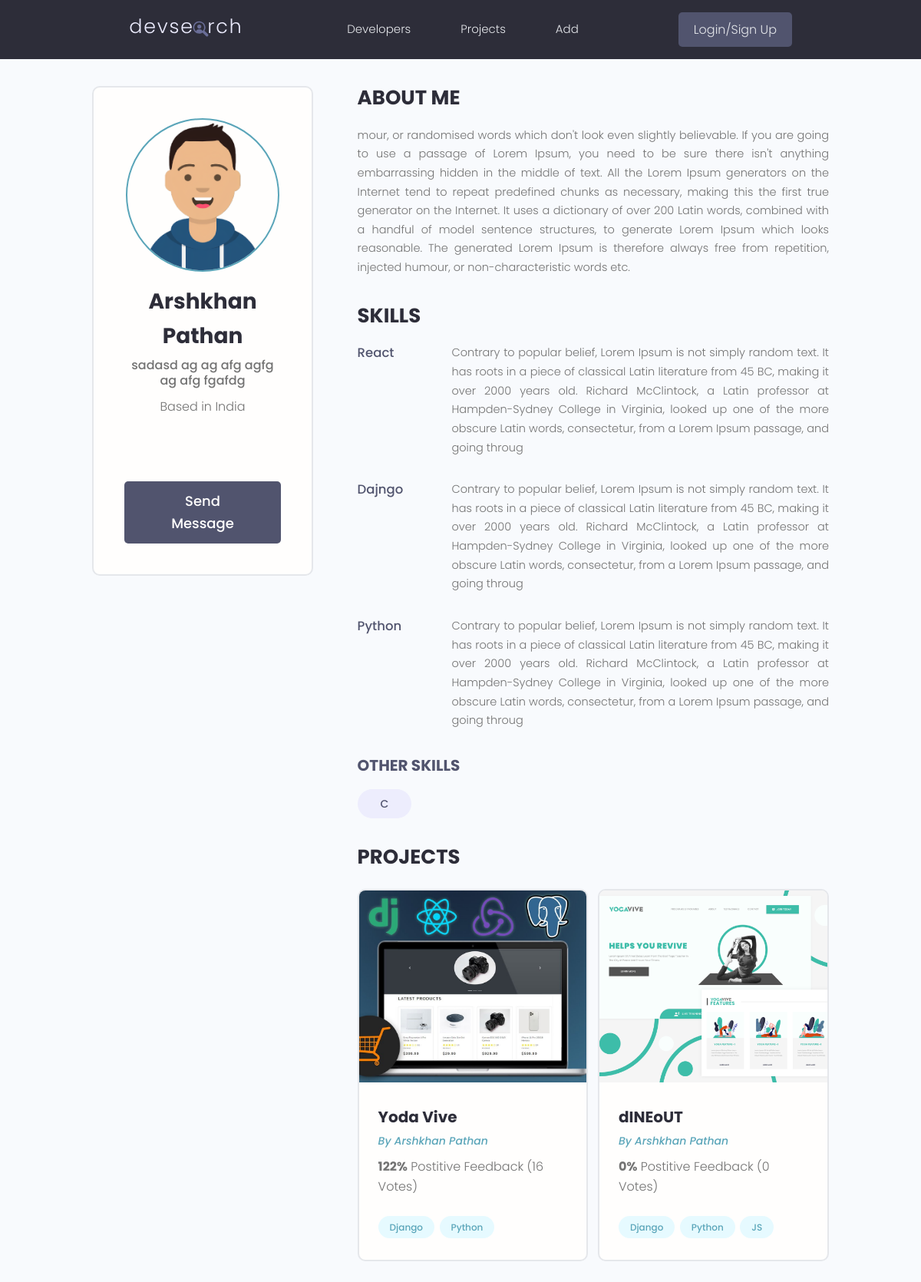
The app's page /profile/d83d06b6-b07c-4b0c-b454-da8c248f0622/ with its own data.
### users/models.py (models this page shows, shortened)
class Profile(models.Model):
    user = models.OneToOneField(
        User, on_delete=models.CASCADE, null=True, blank=True)
    name = models.CharField(max_length=200, blank=True, null=True)
    email = models.EmailField(max_length=500, blank=True, null=True)
    username = models.CharField(max_length=200, blank=True, null=True)
    location = models.CharField(max_length=200, blank=True, null=True)
    short_intro = models.CharField(max_length=200, blank=True, null=True)
    bio = models.TextField(blank=True, null=True)
    profile_image = models.ImageField(
        null=True, blank=True, upload_to='profiles/', default="profiles/user-default.png")
    social_github = models.CharField(max_length=200, blank=True, null=True)
    social_twitter = models.CharField(max_length=200, blank=True, null=True)
    social_linkedin = models.CharField(max_length=200, blank=True, null=True)
    social_youtube = models.CharField(max_length=200, blank=True, null=True)
    social_website = models.CharField(max_length=200, blank=True, null=True)
    created = models.DateTimeField(auto_now_add=True)
    id = models.UUIDField(default=uuid.uuid4, unique=True,
                          primary_key=True, editable=False)
    class Meta:
        ordering = ['created']
    @property
    def imageURL(self):
        try:
            url = self.profile_image.url
        except:
            url = ''
        return url

class Skill(models.Model):
    owner = models.ForeignKey(
        Profile, on_delete=models.CASCADE, null=True, blank=True)
    name = models.CharField(max_length=200, blank=True, null=True)
    description = models.TextField(null=True, blank=True)
    created = models.DateTimeField(auto_now_add=True)
    id = models.UUIDField(default=uuid.uuid4, unique=True,
                          primary_key=True, editable=False)
    def __str__(self):
        return str(self.name)

### projects/models.py (models this page shows, shortened)
class Project(models.Model):
    owner = models.ForeignKey(
        Profile, null=True, blank=True, on_delete=models.CASCADE)
    title=models.CharField(max_length=2000)
    description=models.TextField(null=True,blank=True)
    featured_image=models.ImageField(null=True,blank=True,default="default.jpg")
    demo_link=models.CharField(max_length=2000,null=True,blank=True)
    source_link=models.CharField(null=True,blank=True,max_length=2000)
    created=models.DateTimeField(auto_now_add=True)
    id=models.UUIDField(default=uuid.uuid4,unique=True,primary_key=True,editable=False)
    tags=models.ManyToManyField("Tag",blank=True)              #many to many fields
    vote_total=models.IntegerField(default=0,null=True,blank=True)
    vote_ratio=models.IntegerField(default=0,null=True,blank=True)

class Tag(models.Model):
    name=models.CharField(max_length=200)
    created=models.DateTimeField(auto_now_add=True)
    id=models.UUIDField(default=uuid.uuid4,unique=True,primary_key=True,editable=False)
    def __str__(self) -> str:
        return self.name

### users/views.py (the view)
# urls.py: path('profile/<str:pk>/', views.userProfile, name="user-profile"),
def userProfile(request, pk):
    profile = Profile.objects.get(id=pk)
    topSkills = profile.skill_set.exclude(description__exact="")
    otherSkills = profile.skill_set.filter(description="")
    context = {'profile': profile, 'topSkills': topSkills,
               "otherSkills": otherSkills}
    return render(request, 'users/user-profile.html', context)

### users/templates/users/user-profile.html (shortened to what this page needs)
{% extends 'main.html' %} {% block content %}
<main class="profile my-md">
  <div class="container">
    <div class="layout">
      <div class="column column--1of3">
        <div class="card text-center">
          <div class="card__body dev">
            <img class="avatar avatar--xl" src="{{ profile.imageURL }}" />
            <h2 class="dev__name">{{profile.name}}</h2>
            <p class="dev__title">{{profile.short_intro}}</p>
            <p class="dev__location">Based in {{profile.location}}</p>
            <ul class="dev__social">
            </ul>
            {% if request.user.profile.id != profile.id %}
            <a
              href="{% url 'create-message' profile.id %}"
              class="btn btn--sub btn--lg"
              >Send Message
            </a>
            {% endif %}
          </div>
        </div>
      </div>
      <div class="column column--2of3">
        <div class="devInfo">
          <h3 class="devInfo__title">About Me</h3>
          <p class="devInfo__about">{{profile.bio}}</p>
        </div>
        <div class="devInfo">
          <h3 class="devInfo__title">Skills</h3>
          <div class="devInfo__skills">
            {% for skill in topSkills %}
            <div class="devSkill">
              <h4 class="devSkill__title">{{skill.name}}</h4>
              <p class="devSkill__info">{{skill.description}}</p>
            </div>
            {% endfor %}
            <h3 class="devInfo__subtitle">Other Skills</h3>
            <div class="devInfo__otherSkills">
              {% for skill in otherSkills %}
              <span class="tag tag--pill tag--sub tag--lg">
                <small>{{skill}}</small>
              </span>
              {% endfor %}
            </div>
          </div>
        </div>
        <div class="devInfo">
          <h3 class="devInfo__title">Projects</h3>
          <div class="grid grid--two">
            {% for project in profile.project_set.all %}
            <div class="column">
              <div class="card project">
                <a href="{% url 'project' project.id %}" class="project">
                  <img
                    class="project__thumbnail"
                    src="{{ project.featured_image.url }}"
                    alt="project thumbnail"
                  />
                  <div class="card__body">
                    <h3 class="project__title">{{project.title}}</h3>
                    <p>
                      <a
                        class="project__author"
                        href="{% url 'user-profile' project.owner.id %}"
                        >By {{project.owner.name}}</a
                      >
                    </p>
                    <p class="project--rating">
                      <span style="font-weight: bold"
                        >{{project.vote_ratio}}%</span
                      >
                      Postitive Feedback ({{project.vote_total}}
                      Vote{{project.vote_total|pluralize:"s"}})
                    </p>
                    <div class="project__tags">
                      {% for tag in project.tags.all %}
                      <span class="tag tag--pill tag--main">
                        <small>{{tag}}</small>
                      </span>
                      {% endfor %}
                    </div>
                  </div>
                </a>
              </div>
            </div>
            {% endfor %}
          </div>
        </div>
      </div>
    </div>
  </div>
</main>
{% endblock content %}

### static/styles/app.css (style rules this page uses)
:root { --color-sub: #2d2d39; }
.btn--sub { background-color: var(--color-sub-light); }
.card { border: 2px solid var(--color-light); }
img { width: 100%; }
.profile .card > .dev { padding: 4rem; }
.dev__name { color: var(--color-sub); font-size: 2.8rem; font-weight: 700; margin-top: 1rem; margin-bottom: 0.5rem; }
.dev__title { font-size: 1.6rem; font-weight: 500; line-height: 1.3; }
.dev__location { margin-top: 1rem; }
.dev__social { margin: 3rem 0; list-style: none; display: flex; justify-content: center; gap: 1.5rem; }
.devInfo { margin-bottom: 3rem; }
.devInfo__title, .devInfo__subtitle { font-size: 2.6rem; color: var(--color-sub); text-transform: uppercase; font-weight: 700; margin-bottom: 1.5rem; }
.devInfo__subtitle { font-size: 2rem; color: var(--color-sub-light); }
.devInfo__about, .devSkill__info { font-size: 1.45rem; line-height: 1.7; text-align: justify; }
.devSkill { margin-bottom: 3rem; }
.devSkill__title { font-size: 1.65rem; font-weight: 500; color: var(--color-sub-light); }
@media screen and (min-width: 700px) { .devSkill { display: flex; justify-content: space-between; gap: 3rem; } }
@media screen and (min-width: 700px) { .devSkill__info { flex-basis: 80%; } }
.project__author { font-size: 1.4rem; font-style: italic; }
.project--rating { margin-bottom: 1.6em; margin-top: .5em; }
.project__thumbnail { height: 25rem; object-fit: cover; object-position: top center; }
.project__title { font-size: 2rem; font-weight: 700; color: var(--color-sub); }

### static/uikit/styles/modules/_variables.css (style rules this page uses)
:root { --color-main: #5aa5b9; --color-main-light: #e6faff; --color-sub: #3f4156; --color-sub-light: #51546e; --color-sub-lighter: #ededfd; --color-text: #737373; --color-gray: #8b8b8b; --color-light: #e5e7eb; --color-light-gray: #767676; --color-bg: #f8fafd; --color-white: #fffefd; --color-white-light: #f3f3f3; --color-success: #359e64; --color-success-bg: #def8e8; --color-error: #fc4b0b; --color-error-bg: #fff2ee; --font-base: 'Poppins', arial, helvetica, 'Segoe UI', roboto, ubuntu, sans-serif; --font-monospace: 'Fira Code', 'Courier New', courier, monospace; --font-regular: 300; --font-medium: 500; --font-bold: 700; --generic-shadow: 1px 1px 5px #00000010; --generic-transition: all 0.3s ease-in-out; }

### static/uikit/styles/modules/_base.css (style rules this page uses)
* { margin: 0; padding: 0; box-sizing: border-box; text-rendering: optimizeLegibility; color: inherit; font-size: inherit; }
html { font-size: 50%; }
@media only screen and (min-width: 480px) { html { font-size: 56.25%; } }
@media only screen and (min-width: 1200px) { html { font-size: 62.5%; } }
body { line-height: 1.6; font-weight: 400; font-size: 1.5rem; color: var(--color-text); background-color: var(--color-bg); min-height: 100vh; }

### static/uikit/styles/modules/_typography.css (style rules this page uses)
* { font-family: var(--font-base); }
h2 { font-size: 3.6rem; font-weight: var(--font-bold); }
h3 { font-size: 3.2rem; font-weight: var(--font-medium); }
h4 { font-size: 2.8rem; font-weight: var(--font-medium); }
p, span, strong { font-size: 1.6rem; color: var(--color-text); font-weight: var(--font-regular); }
a { padding-bottom: 2px; text-decoration: none; display: inline-block; color: var(--color-main); font-weight: var(--font-medium); }

### static/uikit/styles/modules/_utilities.css (style rules this page uses)
.container { width: 92%; max-width: 165rem; margin: 0 auto; box-sizing: border-box; }
@media screen and (min-width: 1000px) { .container { width: 90%; } }
@media screen and (min-width: 1200px) { .container { width: 80%; } }
.text-center { text-align: center; }
.my-md { margin: 3rem auto; }

### static/uikit/styles/modules/_avatar.css (style rules this page uses)
.avatar { border-radius: 50%; border: 2px solid var(--color-main); object-fit: cover; }
.avatar--xl { height: 20rem; width: 20rem; }

### static/uikit/styles/modules/_button.css (style rules this page uses)
.btn { display: inline-block; position: relative; cursor: pointer; background-color: var(--color-light); font-weight: var(--font-medium); color: var(--color-sub); text-decoration: none; padding: 1rem 2rem; border-radius: 0.5rem; border: none; width: -webkit-fit-content; width: -moz-fit-content; width: fit-content; height: -webkit-fit-content; height: -moz-fit-content; height: fit-content; font-size: 1.6rem; outline-width: 0; outline-color: transparent; -webkit-backface-visibility: hidden; backface-visibility: hidden; transition: all 0.3s ease-in-out; }
.btn--sub { background-color: var(--color-sub); color: var(--color-white); }
.btn--lg { font-size: 1.8rem; padding: 1.2rem 4.5rem; }

### static/uikit/styles/modules/_card.css (style rules this page uses)
.card { border-radius: 1rem; background-color: var(--color-white); border: 1.5px solid var(--color-light); width: auto; height: auto; margin-top: 0.5rem; margin-bottom: 0.5rem; overflow: hidden; }
.card__body, .card__header { padding: 2rem 2.5rem; }

### records on screen
Profile: imageURL (picture), name "Arshkhan Pathan", short_intro "sadasd ag ag afg agfg ag afg fgafdg", location "India", bio "mour, or randomised words which don't look even slightly believable. If you are going to use a passage of Lorem Ipsum, you need to be sure there isn't anything embarrassing hidden in the middle of text. All the Lorem Ipsum generators on the Internet tend to repeat predefined chunks as necessary, making this the first true generator on the Internet. It uses a dictionary of over 200 Latin words, combined with a handful of model sentence structures, to generate Lorem Ipsum which looks reasonable. The generated Lorem Ipsum is therefore always free from repetition, injected humour, or non-characteristic words etc."
Skill: name "React", description "Contrary to popular belief, Lorem Ipsum is not simply random text. It has roots in a piece of classical Latin literature from 45 BC, making it over 2000 years old. Richard McClintock, a Latin professor at Hampden-Sydney College in Virginia, looked up one of the more obscure Latin words, consectetur, from a Lorem Ipsum passage, and going throug"
Skill: name "Dajngo", description "Contrary to popular belief, Lorem Ipsum is not simply random text. It has roots in a piece of classical Latin literature from 45 BC, making it over 2000 years old. Richard McClintock, a Latin professor at Hampden-Sydney College in Virginia, looked up one of the more obscure Latin words, consectetur, from a Lorem Ipsum passage, and going throug"
Skill: name "Python", description "Contrary to popular belief, Lorem Ipsum is not simply random text. It has roots in a piece of classical Latin literature from 45 BC, making it over 2000 years old. Richard McClintock, a Latin professor at Hampden-Sydney College in Virginia, looked up one of the more obscure Latin words, consectetur, from a Lorem Ipsum passage, and going throug"
Skill: name "C"
Project: featured_image (picture), title "Yoda Vive", owner.name "Arshkhan Pathan", vote_ratio "122", vote_total "16"
Tag: name "Django"
Tag: name "Python"
Project: featured_image (picture), title "dINEoUT", owner.name "Arshkhan Pathan", vote_ratio "0", vote_total "0"
Tag: name "JS"
